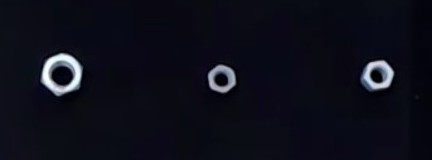
#> input picture nut1.jpg, 432 x 160 px
$ python test.py
#> lines starting #> are read from the running program, lines starting #| are printed output that depends on the picture; after the words box and inside, x2 and y2 are one past the last pixel; in counts of white or black regions, pixels touching at a corner belong together
import time
import requests
import math
import random
import cv2
import numpy as np

TOKEN = "BBFF-pUCt0O6mhWNZd1qomM29zbkCJbJNX5"  # Put your TOKEN here
DEVICE_LABEL = "machine"  # Put your device label here
VARIABLE_LABEL_1 = "small"  # Put your first variable label here
VARIABLE_LABEL_2 = "big"  # Put your second variable label here
VARIABLE_LABEL_3 = "total"  # Put your second variable label here


def build_payload(variable_1, variable_2, variable_3):
    # Creates two random values for sending data

    value_1, value_2 = camera()
    value_3 = value_1+value_2
    # Creates a random gps coordinates
    lat = random.randrange(34, 36, 1) + \
        random.randrange(1, 1000, 1) / 1000.0
    lng = random.randrange(-83, -87, -1) + \
        random.randrange(1, 1000, 1) / 1000.0
    payload = {variable_1: value_1,
               variable_2: value_2,
               variable_3: value_3}

    return payload


def post_request(payload):
    # Creates the headers for the HTTP requests
    url = "http://industrial.api.ubidots.com"
    url = "{}/api/v1.6/devices/{}".format(url, DEVICE_LABEL)
    headers = {"X-Auth-Token": TOKEN, "Content-Type": "application/json"}

    # Makes the HTTP requests
    status = 400
    attempts = 0
    while status >= 400 and attempts <= 5:
        req = requests.post(url=url, headers=headers, json=payload)
        status = req.status_code
        attempts += 1
        time.sleep(1)

    # Processes results
    print(req.status_code, req.json())
    if status >= 400:
        print("[ERROR] Could not send data after 5 attempts, please check \
            your token credentials and internet connection")
        return False

    print("[INFO] request made properly, your device is updated")
    return True


def main():
    payload = build_payload(
        VARIABLE_LABEL_1, VARIABLE_LABEL_2, VARIABLE_LABEL_3)

    print("[INFO] Attemping to send data")
    post_request(payload)
    print("[INFO] finished")

def camera():

    small = 0
    big = 0
    img = cv2.imread('nut1.jpg')
#> img is the input picture: shape (160, 432, 3); mean B, G, R 25.7, 14.8, 14.1
    cv2.imshow('original', img)
    #gray scalling

    gray_scale = cv2.cvtColor(img, cv2.COLOR_BGR2GRAY)

    #Thresholding

    _, threshold = cv2.threshold(gray_scale, 50, 255, cv2.THRESH_BINARY)
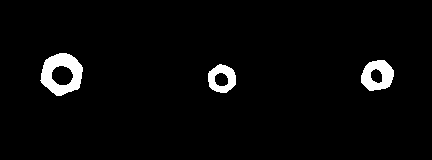
#> threshold: shape (160, 432); 3.2% white; 3 white regions

    #detect the contours

    contours, hierarchy = cv2.findContours(threshold, cv2.RETR_EXTERNAL, cv2.CHAIN_APPROX_NONE)
#> contours = 3 contours; box (x1, y1, x2, y2) and area: (40, 53, 83, 96) 1316, (361, 60, 394, 91) 750, (208, 64, 236, 93) 592
    for cnt in contours:

        (x, y, w, h) = cv2.boundingRect(cnt)

        #finding the area of the nut

        area = cv2.contourArea(cnt)
        cv2.putText(img, str(area), (x,y), 0, 1, (255,0,0) )

        #distinguish the small nuts

        if area >1000:
            cv2.rectangle(img, (x,y), (x+w, y+h), (0,0,255), 2)
            big = big+1
        if area < 1000:
            cv2.rectangle(img, (x,y), (x+w, y+h), (0,255,0), 2)
            small = small+1
#> this loop made 3 passes
#> (x, y, w, h, area, small) on passes 1 to 2: (208, 64, 28, 29, 591.5, 1), (361, 60, 33, 31, 749.5, 2)
#> (x, y, w, h, area, big) on pass 3: (40, 53, 43, 43, 1316.5, 1)
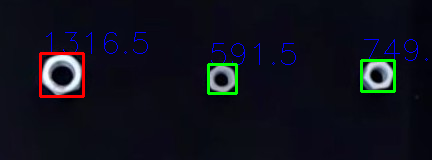
#> img: shape (160, 432, 3); 2.55% of pixels changed, all inside (x1, y1, x2, y2) = (39, 32, 428, 98)
#> after the loop, big = 1; small = 2

    print("Total number of big nuts: ", big)
#| Total number of big nuts:  1
    print("Total number of small nuts: ", small)
#| Total number of small nuts:  2
    cv2.imshow('contours', img)
    key = cv2.waitKey(1)
#> (key Esc is pressed here)
    if key == 27:

#> (the run stopped early here; a loop or call above may not have finished)

$ run again, with nut.jpg copied over nut1.jpg
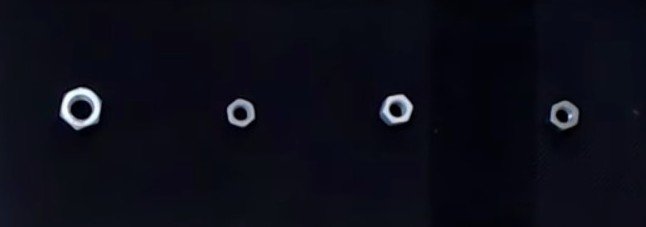
#> input picture nut.jpg, 646 x 227 px
#> in camera, img is the input picture: shape (227, 646, 3); mean B, G, R 23.3, 12.9, 11.9
#> in camera, `_, threshold = cv2.threshold(gray_scale, 50, 255, cv2.THRESH_BINARY)`:
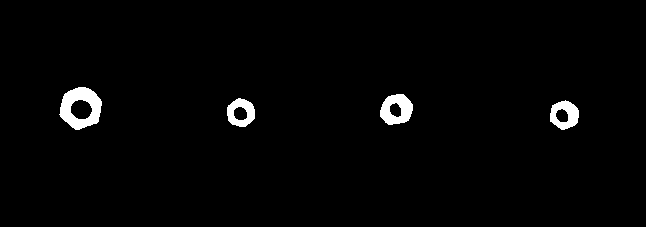
#> threshold: shape (227, 646); 1.9% white; 4 white regions
#> contours = 4 contours; box (x1, y1, x2, y2) and area: (59, 87, 102, 130) 1316, (380, 94, 413, 125) 748, (550, 100, 579, 130) 614, (227, 98, 255, 127) 592
#> the loop in camera, `for cnt in contours: ` made 4 passes
#> after the loop in camera, `for cnt in contours:`:
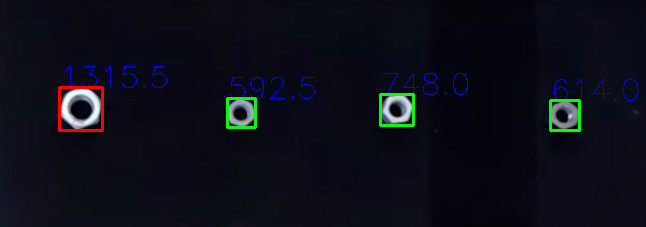
#> img: shape (227, 646, 3); 1.62% of pixels changed, all inside (x1, y1, x2, y2) = (58, 66, 638, 132)
#> after the loop in camera, `for cnt in contours:`: big = 1; small = 3
#| Total number of big nuts:  1
#| Total number of small nuts:  3
